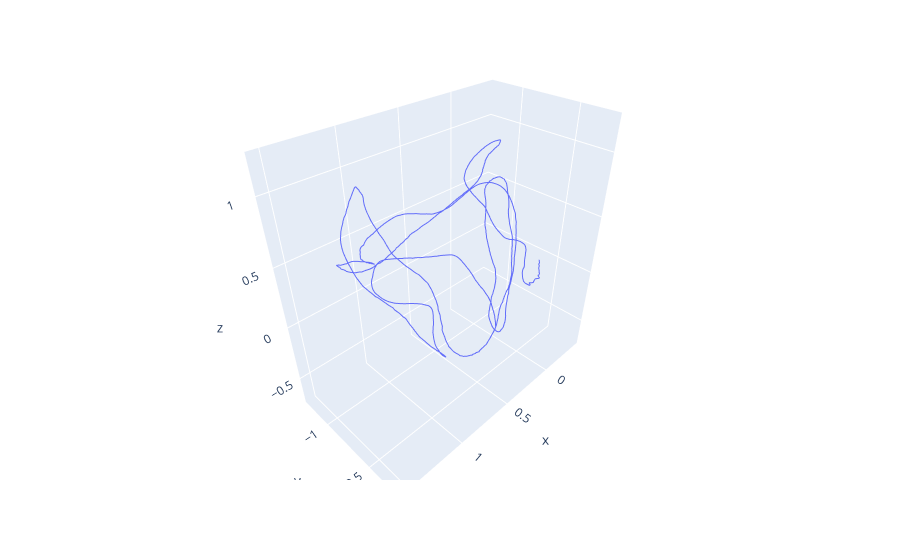

Write notebook code for a chart like this one.
### Code cell
fig = px.line_3d(x=trajectories[0, :1000, 0], y=trajectories[0, :1000, 1], z=trajectories[0, :1000, 2])
fig.show()

### Figure 1 — Plotly figure (JSON) as saved in the notebook; plotly's stock layout.template omitted (floating-point values rounded to 4 significant figures; data arrays with more than 128 entries replaced by an {"elided": "..."} marker saying what was removed)
{"data": [{"hovertemplate": "x=%{x}<br>y=%{y}<br>z=%{z}<extra></extra>", "legendgroup": "", "line": {"color": "#636efa", "dash": "solid"}, "mode": "lines", "name": "", "scene": "scene", "showlegend": false, "type": "scatter3d", "x": {"elided": "1000 float values"}, "y": {"elided": "1000 float values"}, "z": {"elided": "1000 float values"}}], "layout": {"legend": {"tracegroupgap": 0}, "margin": {"t": 60}, "scene": {"domain": {"x": [0, 1], "y": [0, 1]}, "xaxis": {"title": {"text": "x"}}, "yaxis": {"title": {"text": "y"}}, "zaxis": {"title": {"text": "z"}}}}}
